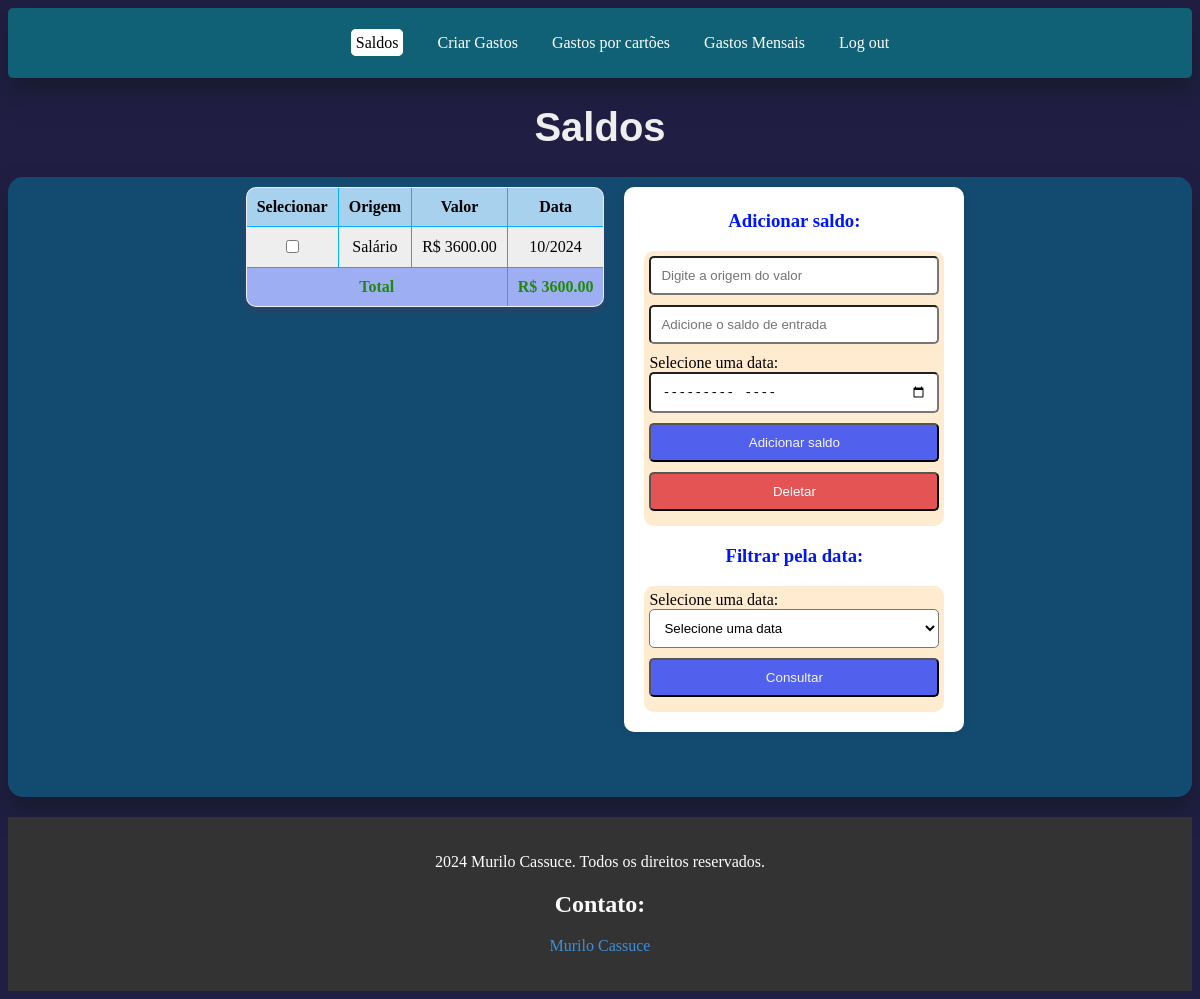
Screenshot of /AdicionarSaldo/ (signed in) with the database file from the repository.
### usuarios/models.py (models this page shows, shortened)
class EntradaDinheiro(models.Model):
    origem = models.CharField(max_length=70)
    valor_de_entrada = models.DecimalField(max_digits=1000000, decimal_places=2)
    DataEntradaSaldo = models.CharField(max_length=7)
    usuario = models.ForeignKey(settings.AUTH_USER_MODEL, on_delete=models.CASCADE)

### usuarios/views.py (the view, shortened to what this page needs)
# urls.py: path('AdicionarSaldo/', views.AdicionarSaldo, name='AdicionarSaldo'),
def AdicionarSaldo(request):
    if not request.user.is_authenticated:
        return HttpResponseRedirect(reverse("login"))
    datas_disponiveis = EntradaDinheiro.objects.filter(usuario=request.user).values_list('DataEntradaSaldo', flat=True).distinct()
    lista_datas = list(datas_disponiveis)
    lista_datas_sort = sorted(lista_datas, key=lambda x: datetime.strptime(x, "%m/%Y"))
    datas_disponiveis_ordenadas = lista_datas_sort
    if datas_disponiveis.exists():
        agora = datetime.now()
        agora_formatado = agora.strftime("%m/%Y")
        datas_filtradas = EntradaDinheiro.objects.filter(DataEntradaSaldo=agora_formatado, usuario=request.user)
        primeiro_mes = EntradaDinheiro.objects.filter(usuario = request.user).values_list('DataEntradaSaldo', flat=True).distinct()
        if agora_formatado not in datas_disponiveis:
            datas_filtradas = EntradaDinheiro.objects.filter(DataEntradaSaldo=primeiro_mes[0], usuario=request.user)
        total_entrada = sum(entrada.valor_de_entrada for entrada in datas_filtradas)
    else:
        datas_filtradas = EntradaDinheiro.objects.none()
        total_entrada = 0
    if request.method == "POST" and 'consultaMensal' in request.POST:
        consultar_data = request.POST.get("data_inicial_formatada")
        if consultar_data:
            datas_filtradas = EntradaDinheiro.objects.filter(DataEntradaSaldo=consultar_data, usuario=request.user)
        else:
            consultar_data = agora_formatado
    return render(request, "usuarios/AdicionarSaldo.html", {
        "entradadinheiro": datas_filtradas,
        "datas_disponiveis": datas_disponiveis_ordenadas,
        "total_entrada": total_entrada,
    })

### usuarios/templates/usuarios/AdicionarSaldo.html (shortened to what this page needs)
{% extends "usuarios/layout.html" %}
{% block body %}
<h1 id="h1Despesas">Saldos</h1>
    <div id="divPrincipal">
        <form method="POST" id="formTabela" action="{% url 'AdicionarSaldo' %}">
            <div>
            <table id="tabprincipal">
                <thead>
                    <tr>
                        <th>Selecionar</th>
                        <th>Origem</th>
                        <th>Valor</th>
                        <th>Data</th>
                    </tr>
                </thead>
                <tbody>
                    {% for entrada in entradadinheiro %}
                        <tr id="tr_criar_gasto">
                            <td><input type="checkbox" name="deletar" value="{{ entrada.id }}"></td>
                            <td>{{ entrada.origem }}</td>
                            <td>R$ {{ entrada.valor_de_entrada }}</td>
                            <td>{{ entrada.DataEntradaSaldo }}</td>
                        </tr>
                        {% empty %}
                            <tr>
                                <td colspan="4">Nenhuma data selecionada.</td>
                            </tr>
                    {% endfor %}
                    <td class="total" colspan="3"><strong>Total</strong></td>
                    <td class="total"><strong>R$ {{ total_entrada|floatformat:2 }}</strong></td>
                </tbody>
            </table>
        </form>
        </div>
        <div id="formGastos2">
            <h3 class="h3Info">Adicionar saldo:</h3>
            <form id="TestBackGround" method="post">
                <input class="inputformAdicionarSaldo" type="text" name="Origem" placeholder="Digite a origem do valor" required>
                <input class="inputformAdicionarSaldo" type="number" name="saldo" value="AdicionarSaldo" placeholder="Adicione o saldo de entrada" required  max="1000000" step="0.01">
                <label>Selecione uma data:</label>
                <input class="inputformAdicionarSaldo" type="month" name="DataEntradaSaldo" placeholder="Adicione a data de entrada do saldo" required>
                <button id="adicionarSaldo" type="submit" name="AdicionarSaldo">Adicionar saldo</button>
                <button type="submit" id="deletarDados">Deletar</button>
            </form>
            <h3 class="h3Info">Filtrar pela data:</h3>
            <form id="FORMbackground" method="post">
                <label for="data_inicial_formatada">Selecione uma data:</label>
                <select name="data_inicial_formatada" id="data_inicial_formatada">
                    <option>Selecione uma data</option>
                </select>
                <button id="buttonConsultar" name="consultaMensal" type="submit">Consultar</button>
            </form>
        </div>
{% endblock %}

### usuarios/templates/usuarios/layout.html (style rules this page uses)
body { background-color:rgb(32, 30, 67); }

### usuarios/templates/usuarios/AdicionarSaldo.html (style rules this page uses)
#h1Despesas { text-align: center; color: rgb(238, 238, 238); font-size: 40px; font-family: 'Gill Sans', 'Gill Sans MT', Calibri, 'Trebuchet MS', sans-serif; }
#divPrincipal { display: flex; justify-content: center; align-items: flex-start; background-color: rgb(19, 75, 112); border-radius: 15px; box-shadow: 2px 2px 5px rgba(0, 0, 0, 0.1); padding: 10px; height: 600px; margin-bottom: 20px; overflow: auto; box-shadow: 0 15px 25px rgba(14, 25, 27, 0.507); }
#tabprincipal { border-collapse: collapse; background-color: rgb(238, 238, 238); border: 1px solid rgb(80, 140, 155); border-radius: 10px; overflow: hidden; margin-left: 10px; box-shadow: 0px 4px 10px rgba(255, 0, 0, 0.1); box-sizing: border-box; }
th, td { border: 1px solid rgb(4, 176, 255); padding: 10px; text-align: center; }
th { background-color: rgb(167, 209, 237); }
#formGastos2 { align-self: flex-start; width: 300px; padding: 20px; border-radius: 10px; box-shadow: 0px 0px 10px rgba(0, 0, 0, 0.1); background-color: #fff; display: flex; flex-direction: column; align-items: center; margin-left: 20px; padding-top: 5px; }
#adicionarSaldo, #buttonConsultar { background-color: rgb(82, 97, 237); color: whitesmoke; cursor: pointer; }
button, select { background-color: rgb(255, 255, 255); width: 100%; border-radius: 5px; margin-bottom: 10px; padding: 10px; box-sizing: border-box; cursor: pointer; }
.inputformAdicionarSaldo { background-color: rgb(255, 255, 255); width: 100%; border-radius: 5px; margin-bottom: 10px; padding: 10px; box-sizing: border-box; }
.total { background-color: rgb(157, 175, 242); color: rgb(34, 136, 11); }
.h3Info { color: rgb(0, 21, 255); }
#deletarDados { background-color: rgb(228, 84, 84); color: white; }
#TestBackGround, #FORMbackground { background-color: rgba(255, 145, 0, 0.186); padding: 5px; border-radius: 10px; }

### rows the page displays
EntradaDinheiro: origem "Salário", valor_de_entrada "3600.00", DataEntradaSaldo "10/2024"

### other values shown
{{ total_entrada|floatformat:2 }} "3600.00"
